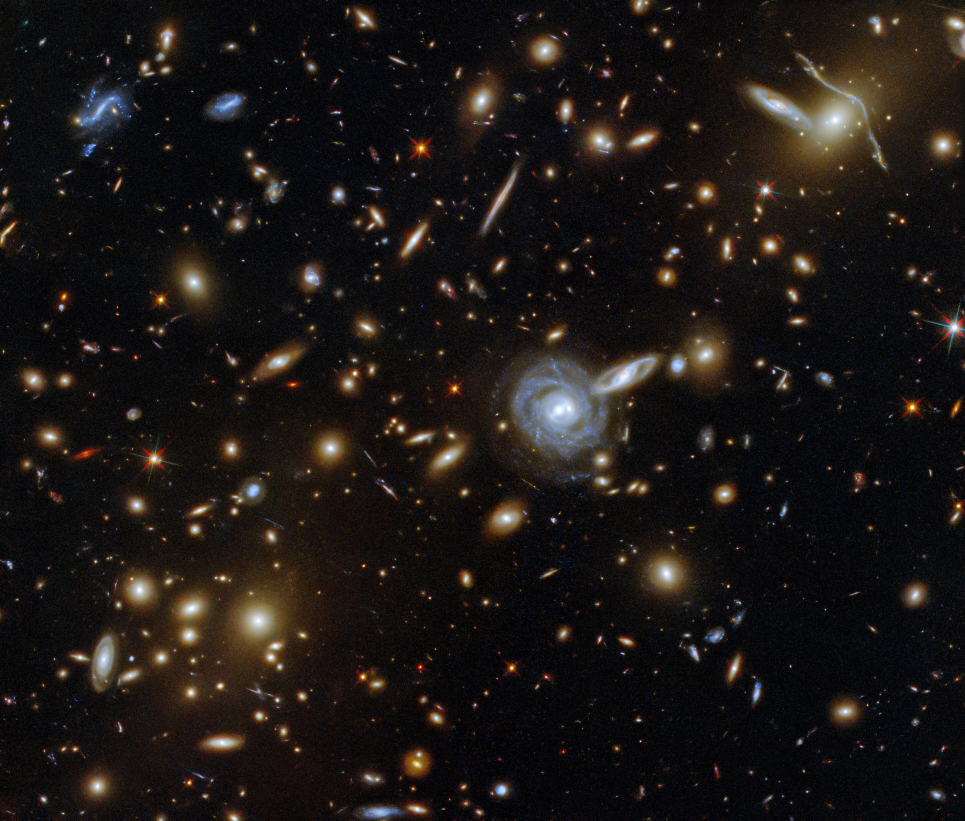
#> input picture qhack/nasa3.jpg, 2895 x 2463 px (shown at 1/3 size)
$ jupyter execute CutImg.ipynb
#> lines starting #> are read from the running program, lines starting #| are printed output that depends on the picture
[cell 1]
from PIL import Image
import numpy as np
import matplotlib.pyplot as plt

[cell 2]
# img = Image.open('img.png').convert('L')
# img = np.asarray(img.getdata()).reshape((579,1028))
# plt.imsave('cutimg/img.png', img, cmap='gray')

[cell 3]
cut=128
#1028 579
img = Image.open('nasa3.jpg').convert('L')
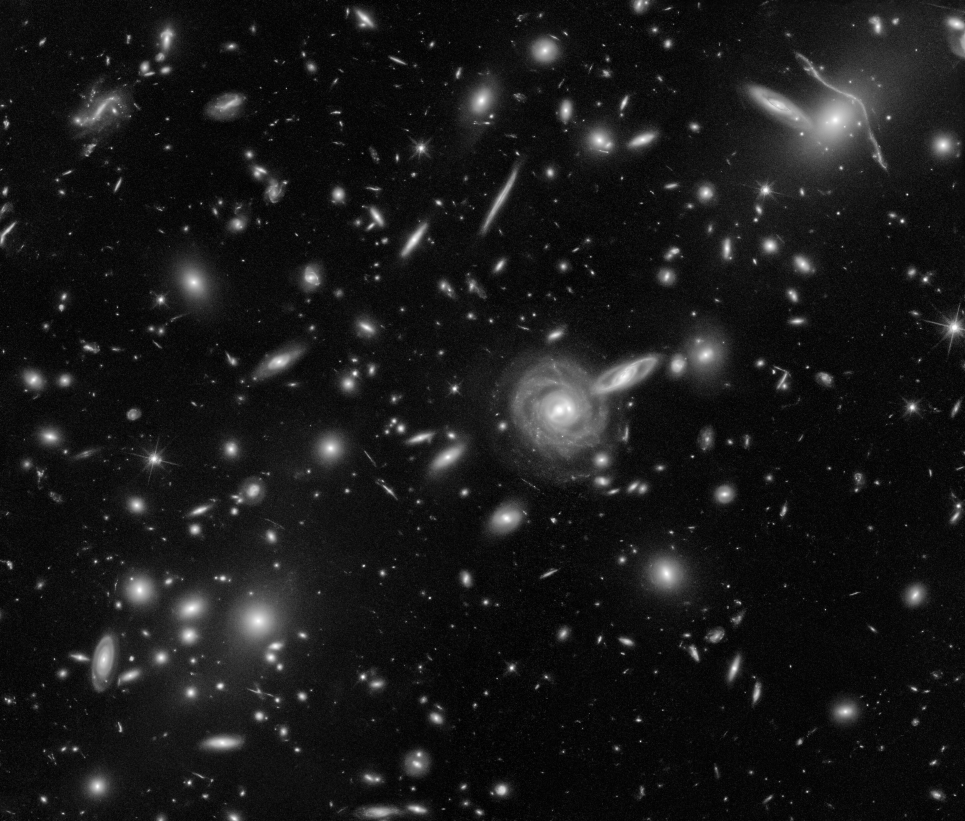
#> img: PIL image 2895x2463 L (shown at 1/3 size); min 0, max 255, mean 24.8
plt.imshow(img)
img = np.asarray(img.getdata()).reshape((2463,2895))
#> img: shape (2463, 2895) int64

for i in range(2463//cut):
    for j in range(2895//cut):
        cutimg = img[i*cut:(i+1)*cut]
        cutimg = cutimg[:,list(range(j*cut,(j+1)*cut))]
        plt.imsave('cutimg2/{} {}.jpg'.format(i,j), cutimg ,cmap='gray')
#> this loop made 19 passes
#> pass 1, `plt.imsave('cutimg2/{} {}.jpg'.format(i,j), cutimg ,cmap='gray')`:
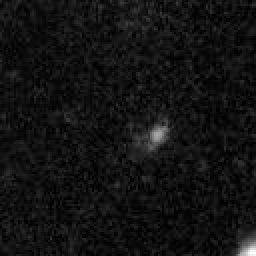
#> saved as 0 0.jpg: shape (128, 128, 3) (shown 2 times larger); min 0, max 255, mean 18.5
#> pass 1, `plt.imsave('cutimg2/{} {}.jpg'.format(i,j), cutimg ,cmap='gray')`:
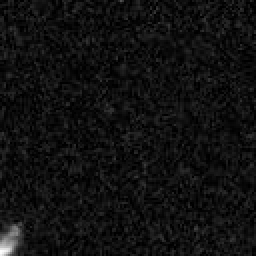
#> saved as 0 1.jpg: shape (128, 128, 3) (shown 2 times larger); min 0, max 252, mean 16.4
#> pass 1, `plt.imsave('cutimg2/{} {}.jpg'.format(i,j), cutimg ,cmap='gray')`:
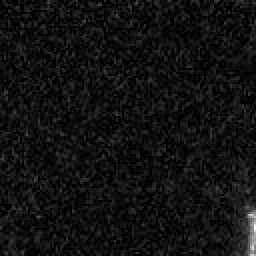
#> saved as 0 2.jpg: shape (128, 128, 3) (shown 2 times larger); min 0, max 255, mean 17.4
#> pass 1, `plt.imsave('cutimg2/{} {}.jpg'.format(i,j), cutimg ,cmap='gray')`:
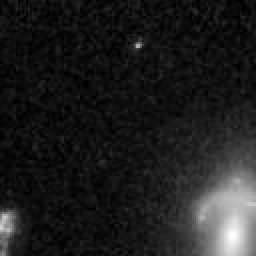
#> saved as 0 3.jpg: shape (128, 128, 3) (shown 2 times larger); min 0, max 255, mean 30.4

[cell 4]
for i in range(2463//cut):
    for j in range(2895//cut):
        img16 = Image.open('cutimg2/{} {}.jpg'.format(i,j)).resize((16,16)).convert('L')
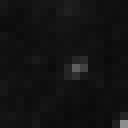
#> img16: PIL image 16x16 L (shown 8 times larger); min 10, max 142, mean 18.4
        img16 = np.asarray(img16.getdata()).reshape((16,16))

[cell 5]
img16 = Image.open('cutimg2/{} {}.jpg'.format(5,1)).resize((16,16)).convert('L')
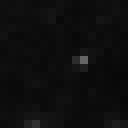
#> img16: PIL image 16x16 L (shown 8 times larger); min 7, max 101, mean 13.9
plt.imshow(img16, cmap='gray')
img16 = np.asarray(img16.getdata(), dtype=np.float64).reshape((16,16))
